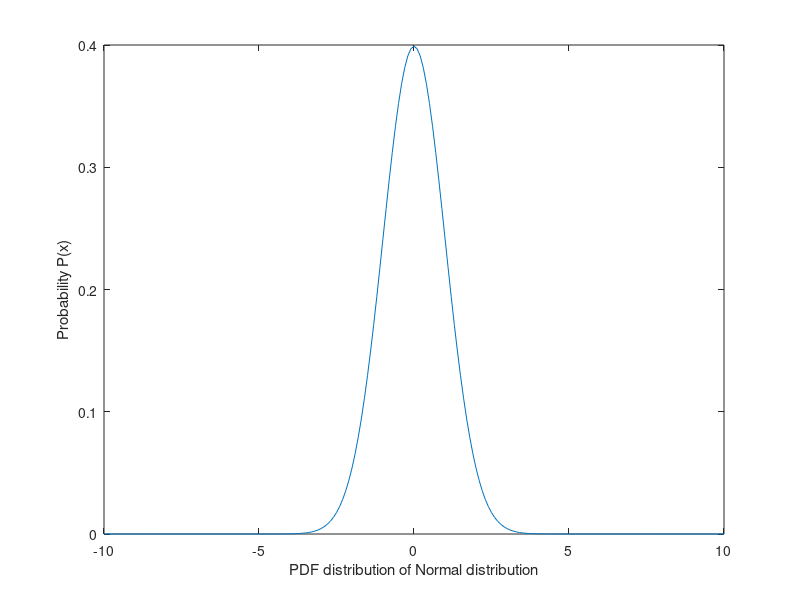
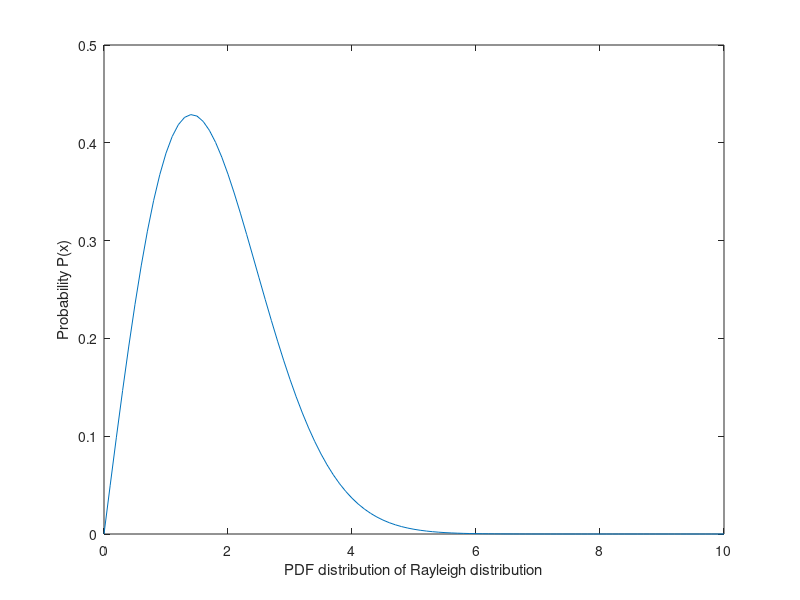
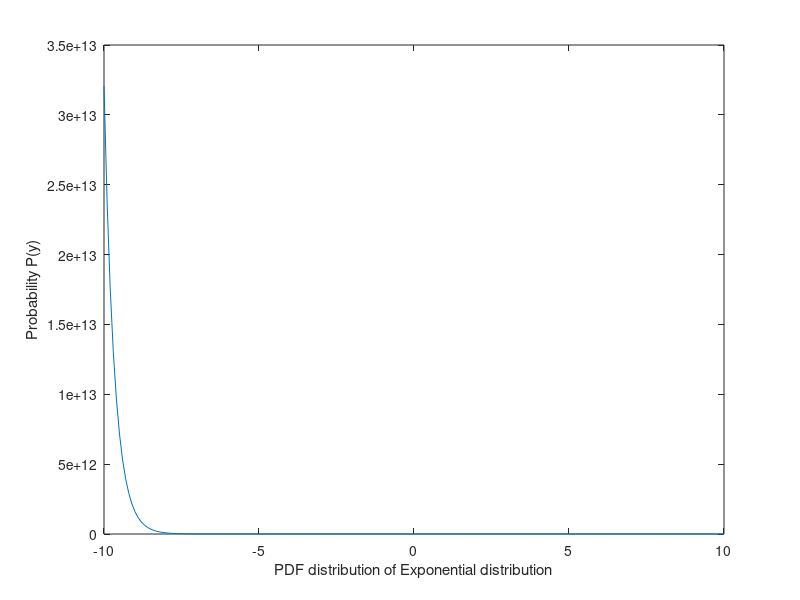
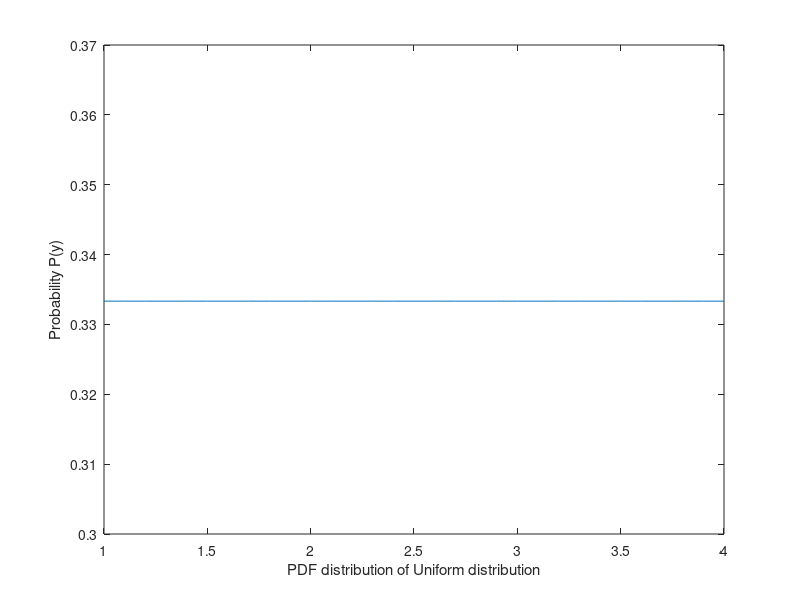

Reproduce these figures in MATLAB, in order.
normal_fn = @ (x) (1/(sqrt(2*pi))*(exp((-x.^2)/2)))   
integral(normal_fn, -inf, inf)   %1.0000
 
mean_normal = @ (x) x.*(1/(sqrt(2*pi))*(exp((-x.^2)/2)))  
integral(mean_normal, -inf, inf)    %1.9023e-17
 
variance_normal = @ (x) (x.^2).*(1/(sqrt(2*pi))*(exp((-x.^2)/2)))
integral(variance_normal, -inf, inf)   %1.0000
P_normal = integral(normal_fn, 1, inf)   %0.1587
qfunc(1)                                 %0.1587
 
figure(1)
x = -10:0.1:10;
normal_plot = (1/(sqrt(2*pi))*(exp((-x.^2)/2)));
plot(x,normal_plot)
 
xlabel('PDF distribution of Normal distribution')
ylabel('Probability P(x)')
 

% RAYLEIGH DISTRIBUTION
 
rayleigh_fn = @ (x) (x/2).*(exp((-1*(x).^2)/4))
integral(rayleigh_fn, 0, inf)     %1.0000
 
mean_rayleigh = @ (x) x.*(x/2).*(exp((-1*(x).^2)/4))
integral(mean_rayleigh, 0, inf)     %1.7725
 
variance_rayleigh = @ (x) (x.^2).*(1/(sqrt(2*pi))*(exp((-x.^2)/2)))
integral(variance_rayleigh, 0, inf)   %0.5000
P_rayleigh = integral(rayleigh_fn, 1, inf)    %0.7788
qfunc(1)                                      %0.1587
 
figure(2)
x = 0:0.1:10;
rayleigh_plot = (x/2).*(exp((-1*(x).^2)/4));
plot(x,rayleigh_plot)
 
xlabel('PDF distribution of Rayleigh distribution')
ylabel('Probability P(x)')
 
% EXPONENTIAL FUNCTION
 
exponential_fn = @ (y) 3*(exp((-y).*(3)))
integral(exponential_fn, 0, inf)             %1
 
mean_exponential = @ (y) y.*(3*(exp(y.*(-3))))
integral(mean_exponential, 0, inf)            %0.3333
 
variance_exponential = @ (y) (y.^2).*(3*(exp(y.*(-3))))
integral(variance_exponential, 0, inf)              %0.2222
P_exponential = integral(exponential_fn, 1, inf)    %0.0498
 
figure(3)
y = -10:0.1:10;
exponential_plot = 3*(exp((-y).*(3)));
plot(y,exponential_plot)
 
xlabel('PDF distribution of Exponential distribution')
ylabel('Probability P(y)')
 
% UNIFORM FUNCTION
 
uniform_fn = @ (y) (y.^0).*((1)/(3));
integral(uniform_fn, 1, 4)                %1.0000
 
mean_uniform = @ (y) y.*(y.^0).*((1)/(3))
integral(mean_uniform, 1, 4)              %2.5000
 
variance_uniform = @ (y) (y.^2).*(y.^0).*(( 1)/(3))
integral(variance_uniform, 0, inf)         %7.0000
P_uniform = integral(uniform_fn, 1, 4)     %1.0000
 
figure(4)
y = 1:0.1:4;
uniform_plot = (y.^0).*((1)/(3));
plot(y,uniform_plot)
 
xlabel('PDF distribution of Uniform distribution')
ylabel('Probability P(y)')
normal_fn = @ (x) (1/(sqrt(2*pi))*(exp((-x.^2)/2)))   
integral(normal_fn, -inf, inf)   %1.0000
 
mean_normal = @ (x) x.*(1/(sqrt(2*pi))*(exp((-x.^2)/2)))  
integral(mean_normal, -inf, inf)    %1.9023e-17
 
variance_normal = @ (x) (x.^2).*(1/(sqrt(2*pi))*(exp((-x.^2)/2)))
integral(variance_normal, -inf, inf)   %1.0000
P_normal = integral(normal_fn, 1, inf)   %0.1587
qfunc(1)                                 %0.1587
 
figure(1)
x = -10:0.1:10;
normal_plot = (1/(sqrt(2*pi))*(exp((-x.^2)/2)));
plot(x,normal_plot)
 
xlabel('PDF distribution of Normal distribution')
ylabel('Probability P(x)')
 

% RAYLEIGH DISTRIBUTION
 
rayleigh_fn = @ (x) (x/2).*(exp((-1*(x).^2)/4))
integral(rayleigh_fn, 0, inf)     %1.0000
 
mean_rayleigh = @ (x) x.*(x/2).*(exp((-1*(x).^2)/4))
integral(mean_rayleigh, 0, inf)     %1.7725
 
variance_rayleigh = @ (x) (x.^2).*(1/(sqrt(2*pi))*(exp((-x.^2)/2)))
integral(variance_rayleigh, 0, inf)   %0.5000
P_rayleigh = integral(rayleigh_fn, 1, inf)    %0.7788
qfunc(1)                                      %0.1587
 
figure(2)
x = 0:0.1:10;
rayleigh_plot = (x/2).*(exp((-1*(x).^2)/4));
plot(x,rayleigh_plot)
 
xlabel('PDF distribution of Rayleigh distribution')
ylabel('Probability P(x)')
 
% EXPONENTIAL FUNCTION
 
exponential_fn = @ (y) 3*(exp((-y).*(3)))
integral(exponential_fn, 0, inf)             %1
 
mean_exponential = @ (y) y.*(3*(exp(y.*(-3))))
integral(mean_exponential, 0, inf)            %0.3333
 
variance_exponential = @ (y) (y.^2).*(3*(exp(y.*(-3))))
integral(variance_exponential, 0, inf)              %0.2222
P_exponential = integral(exponential_fn, 1, inf)    %0.0498
 
figure(3)
y = -10:0.1:10;
exponential_plot = 3*(exp((-y).*(3)));
plot(y,exponential_plot)
 
xlabel('PDF distribution of Exponential distribution')
ylabel('Probability P(y)')
 
% UNIFORM FUNCTION
 
uniform_fn = @ (y) (y.^0).*((1)/(3));
integral(uniform_fn, 1, 4)                %1.0000
 
mean_uniform = @ (y) y.*(y.^0).*((1)/(3))
integral(mean_uniform, 1, 4)              %2.5000
 
variance_uniform = @ (y) (y.^2).*(y.^0).*(( 1)/(3))
integral(variance_uniform, 0, inf)         %7.0000
P_uniform = integral(uniform_fn, 1, 4)     %1.0000
 
figure(4)
y = 1:0.1:4;
uniform_plot = (y.^0).*((1)/(3));
plot(y,uniform_plot)
 
xlabel('PDF distribution of Uniform distribution')
ylabel('Probability P(y)')
normal_fn = @ (x) (1/(sqrt(2*pi))*(exp((-x.^2)/2)))   
integral(normal_fn, -inf, inf)   %1.0000
 
mean_normal = @ (x) x.*(1/(sqrt(2*pi))*(exp((-x.^2)/2)))  
integral(mean_normal, -inf, inf)    %1.9023e-17
 
variance_normal = @ (x) (x.^2).*(1/(sqrt(2*pi))*(exp((-x.^2)/2)))
integral(variance_normal, -inf, inf)   %1.0000
P_normal = integral(normal_fn, 1, inf)   %0.1587
qfunc(1)                                 %0.1587
 
figure(1)
x = -10:0.1:10;
normal_plot = (1/(sqrt(2*pi))*(exp((-x.^2)/2)));
plot(x,normal_plot)
 
xlabel('PDF distribution of Normal distribution')
ylabel('Probability P(x)')
 

% RAYLEIGH DISTRIBUTION
 
rayleigh_fn = @ (x) (x/2).*(exp((-1*(x).^2)/4))
integral(rayleigh_fn, 0, inf)     %1.0000
 
mean_rayleigh = @ (x) x.*(x/2).*(exp((-1*(x).^2)/4))
integral(mean_rayleigh, 0, inf)     %1.7725
 
variance_rayleigh = @ (x) (x.^2).*(1/(sqrt(2*pi))*(exp((-x.^2)/2)))
integral(variance_rayleigh, 0, inf)   %0.5000
P_rayleigh = integral(rayleigh_fn, 1, inf)    %0.7788
qfunc(1)                                      %0.1587
 
figure(2)
x = 0:0.1:10;
rayleigh_plot = (x/2).*(exp((-1*(x).^2)/4));
plot(x,rayleigh_plot)
 
xlabel('PDF distribution of Rayleigh distribution')
ylabel('Probability P(x)')
 
% EXPONENTIAL FUNCTION
 
exponential_fn = @ (y) 3*(exp((-y).*(3)))
integral(exponential_fn, 0, inf)             %1
 
mean_exponential = @ (y) y.*(3*(exp(y.*(-3))))
integral(mean_exponential, 0, inf)            %0.3333
 
variance_exponential = @ (y) (y.^2).*(3*(exp(y.*(-3))))
integral(variance_exponential, 0, inf)              %0.2222
P_exponential = integral(exponential_fn, 1, inf)    %0.0498
 
figure(3)
y = -10:0.1:10;
exponential_plot = 3*(exp((-y).*(3)));
plot(y,exponential_plot)
 
xlabel('PDF distribution of Exponential distribution')
ylabel('Probability P(y)')
 
% UNIFORM FUNCTION
 
uniform_fn = @ (y) (y.^0).*((1)/(3));
integral(uniform_fn, 1, 4)                %1.0000
 
mean_uniform = @ (y) y.*(y.^0).*((1)/(3))
integral(mean_uniform, 1, 4)              %2.5000
 
variance_uniform = @ (y) (y.^2).*(y.^0).*(( 1)/(3))
integral(variance_uniform, 0, inf)         %7.0000
P_uniform = integral(uniform_fn, 1, 4)     %1.0000
 
figure(4)
y = 1:0.1:4;
uniform_plot = (y.^0).*((1)/(3));
plot(y,uniform_plot)
 
xlabel('PDF distribution of Uniform distribution')
ylabel('Probability P(y)')
